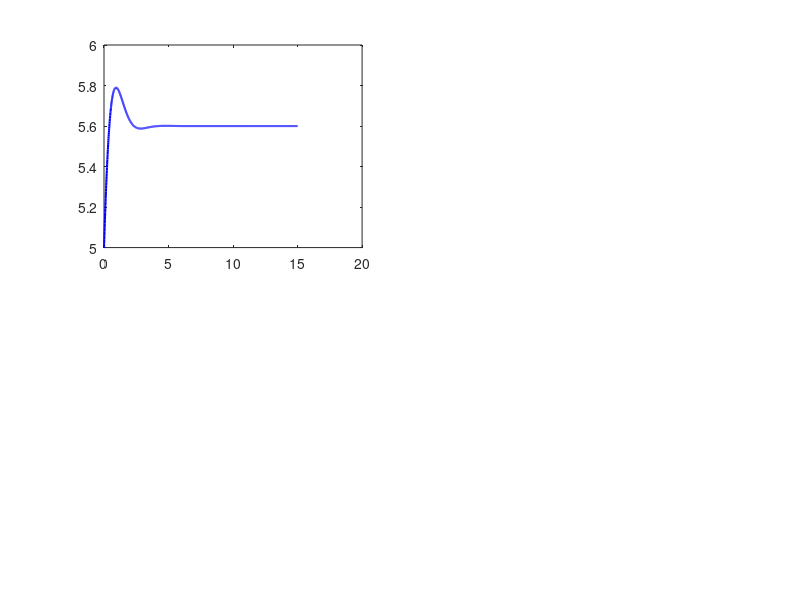

Recreate this plot in MATLAB. (Note: this script raises an error after producing the figure.)
clc;
clear;
close all;

m  = 0.506;
Ix = 8.11858e-5;
Iy = Ix;
Iz = 6.1223e-7;
g  = 9.81;
J  = 6e-5;
SumOmega0 = 0;

A2 = [0 1 0 0 0 0 0 0 0 0 0 0;
      0 0 0 0 0 0 0 0  g 0 0 0;
      0 0 0 1 0 0 0 0 0 0 0 0;
      0 0 0 0 0 0 -g 0 0 0 0 0;
      0 0 0 0 0 1 0 0 0 0 0 0;
      0 0 0 0 0 0 0 0 0 0 0 0;
      0 0 0 0 0 0 0 1 0 0 0 0;
      0 0 0 0 0 0 0 0 0 0 0 0;
      0 0 0 0 0 0 0 0 0 1 0 0;
      0 0 0 0 0 0 (-J*SumOmega0)/Iy 0 0 0 0 0;
      0 0 0 0 0 0 0 0 0 0 0 1;
      0 0 0 0 0 0 0 0 0 0 0 0];

B = [0     0     0     0;
     0     0     0     0;
     0     0     0     0;
     0     0     0     0;
     0     0     0     0;
     1/m   0     0     0;
     0     0     0     0;
     0   1/Ix    0     0;
     0     0     0     0;
     0     0   1/Iy    0;
     0     0     0     0;
     0     0     0   1/Iz];


C2 = [0 0 0 0 1 0 0 0 0 0 0 0;   
      0 0 0 0 0 0 1 0 0 0 0 0;   
      0 0 0 0 0 0 0 0 1 0 0 0;  
      0 0 0 0 0 0 0 0 0 0 1 0];  

D = zeros(4, 4); 

sys = ss(A2, B, C2, D);


PD = struct(...
    'Z',     struct('Kp',2.307, 'Kd', 1.406), ...
    'Roll',  struct('Kp', 8.48e-4, 'Kd', 5.46e-4), ...
    'Pitch', struct('Kp', 8.48e-4, 'Kd', 5.46e-4), ...
    'Yaw',   struct('Kp', 6.39e-4, 'Kd', 4.11e-4) ...
);

dt = 0.01;
T = 15;
t = 0:dt:T;


x0 = zeros(12,1);
x0(5)  = 5;       % Initial z position [m]
x0(6)  = 2;       % Initial z velocity [m/s]

x = x0;

x_hist = zeros(length(t), 12);
u_hist = zeros(length(t), 4);


x_hist(1, :) = x';

setpoint = [5.6; 0; 0; 0];  % [Z, Roll, Pitch, Yaw]


prev_error = setpoint - C2*x;


for k = 2:length(t)
    y = C2 * x;             
    error = setpoint - y;   
    d_error = (error - prev_error) / dt;

    % PD control 
    u = zeros(4,1);
    u(1) = PD.Z.Kp*error(1) + PD.Z.Kd*d_error(1);
    u(2) = PD.Roll.Kp*error(2) + PD.Roll.Kd*d_error(2);
    u(3) = PD.Pitch.Kp*error(3) + PD.Pitch.Kd*d_error(3);
    u(4) = PD.Yaw.Kp*error(4) + PD.Yaw.Kd*d_error(4);

   
    dx = A2*x + B*u;
    x = x + dx * dt;

    x_hist(k, :) = x';
    u_hist(k, :) = u';
    prev_error = error;
end


figure;
titles = {'Z [m]', 'Roll φ [rad]', 'Pitch θ [rad]', 'Yaw ψ [rad]'};
output_indices = [5 7 9 11];  % Z, Roll, Pitch, Yaw

for i = 1:4
    subplot(2,2,i);
    plot(t, x_hist(:, output_indices(i)), 'b', 'LineWidth', 1.5); hold on;
    yline(setpoint(i), 'r--');
    title(titles{i});
    xlabel('Time [s]');
    ylabel(titles{i});
    grid on;
end


figure;
state_titles = {...
   'x [m]', 'ẋ [m/s]', ...
    'y [m]', 'ẏ [m/s]', ...
    'z [m]', 'ż [m/s]', ...
    'Roll [rad]', 'Roll Rate [rad/s]', ...
    'Pitch [rad]', 'Pitch Rate [rad/s]', ...
    'Yaw [rad]', 'Yaw Rate [rad/s]'};

for i = 1:12
    subplot(4,3,i);
    plot(t, x_hist(:, i), 'b', 'LineWidth', 1.2);
    xlabel('Time [s]');
    ylabel(state_titles{i});
    title(['State ' num2str(i)]);
    grid on;
end
sgtitle('All State Variables Over Time');
